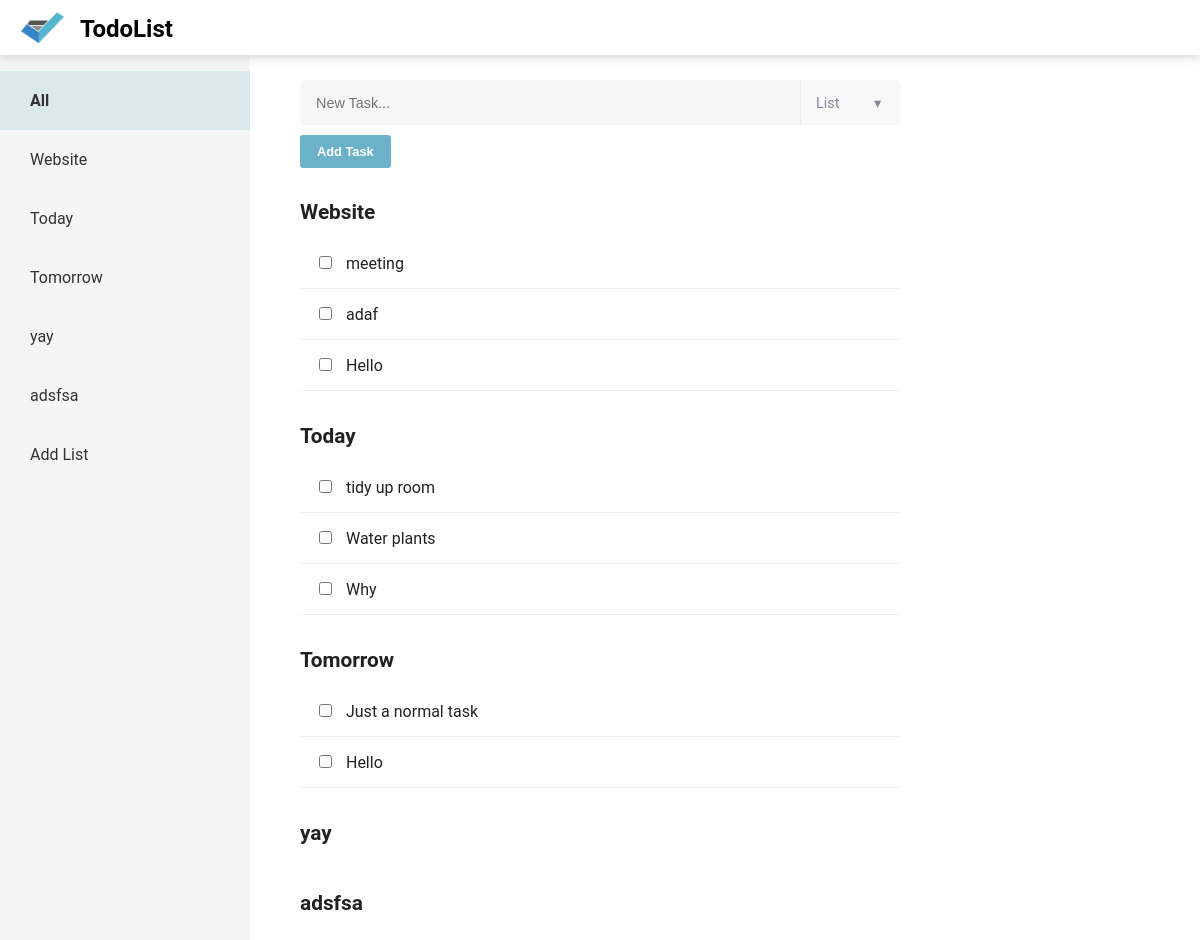
The app's page /, older data.
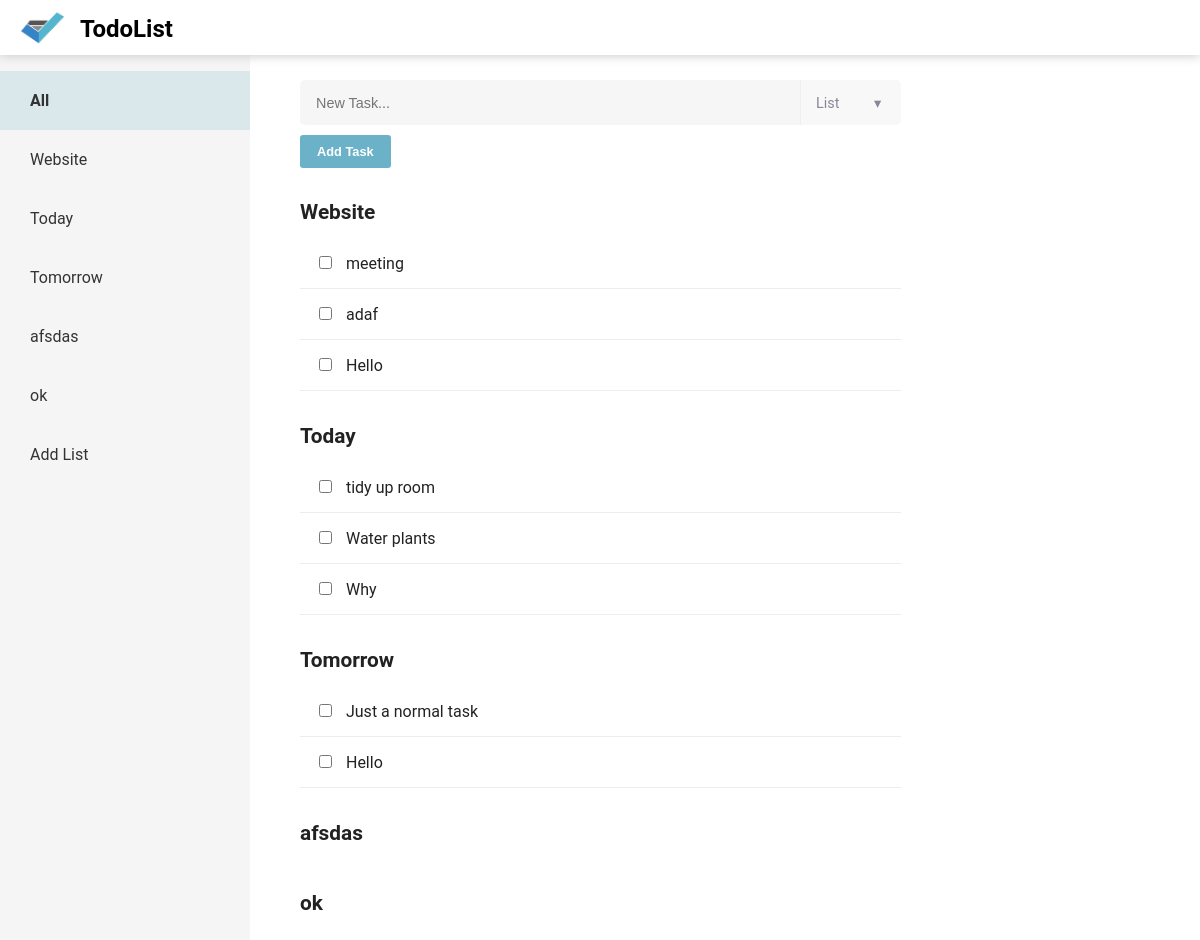
The same page, newer data.
### list/models.py (models this page shows, shortened)
class Category(models.Model):
	name = models.CharField(max_length=50, unique=True, blank=False)

class Task(models.Model):
	PRIORITY_CHOICES = [('C', 'Critical'),('H','High'), ('M', 'Medium'), ('L', 'Low')]
	title = models.CharField(max_length=100)
	due_date = models.DateTimeField(blank=True, default=datetime.now)
	done = models.BooleanField(default=False)
	priority = models.CharField(choices=PRIORITY_CHOICES, max_length=10)
	category = models.ForeignKey('Category')

### list/views.py (the view)
# urls.py: 2. Add a URL to urlpatterns:  url(r'^$', views.home, name='home')
def home(request):
	categories = Category.objects.all()
	return render(request, "home.html", {"categories":categories})

### list/templates/home.html (shortened to what this page needs)
{% extends 'base.html' %}
{% block content %}
<div class="sidebar" id="sidebar">
	<ul id="listTabs">
		<li class="side active" id="tabAll"><a onclick="openCategory('All')"> All </a></li>
		{% for c in categories %}
			<li class="side" id="{{'tab'|add:c.name}}"><a onclick="openCategory('{{ c.name }}')"> {{ c.name }} </a></li>
		{% endfor %}
		<li class="side" id="tabNewCategory"><a onclick="addCategory()"> Add List </a></li>
	</ul>
</div>
<div class="content">
	<div class="taskForm">
		<form id="newTask">
			<div class="textArea">
				<input type="text" name="newTask" placeholder="New Task..." id="taskTextInput" autocomplete="off">
				<div class="dropDown">
					<a class="categoryDropDown" id="categoryDropDown" onclick="showCategories()">
						<span id="selectedCategory">List&nbsp;&nbsp;</span><span id="downIcon">&#9662;</span>
					</a>
				</div>
			<div class="submitButton">
				<input type="submit" value="Add Task">
			</div>
		</form>
	</div>
	<div class="taskList" id="categoryContent">
		<ul id="listNames">
			{% for c in categories %}
				<div id="{{'category'|add:c.name}}">
				<h1> {{ c.name }} </h1>
				{% for t in c.task_set.all %}
					<li class="task">
						<input type="checkbox" id="{{c.name|add:t.title}}" name="{{c.name|add:t.title}}">
						{{ t.title }}
					</li>
				{% endfor %}
				<br>
				</div>
			{% endfor %}
		</ul>
	</div>
</div>
{% endblock content %}

Row changes from the older to the newer data that the page shows:
removed Category: name "yay"
removed Category: name "adsfsa"
added Category: name "afsdas"
added Category: name "ok"
